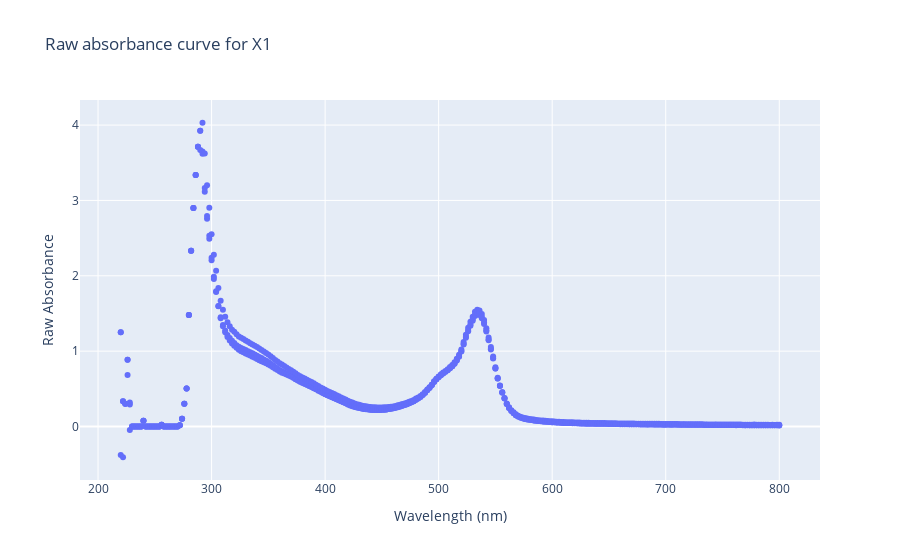
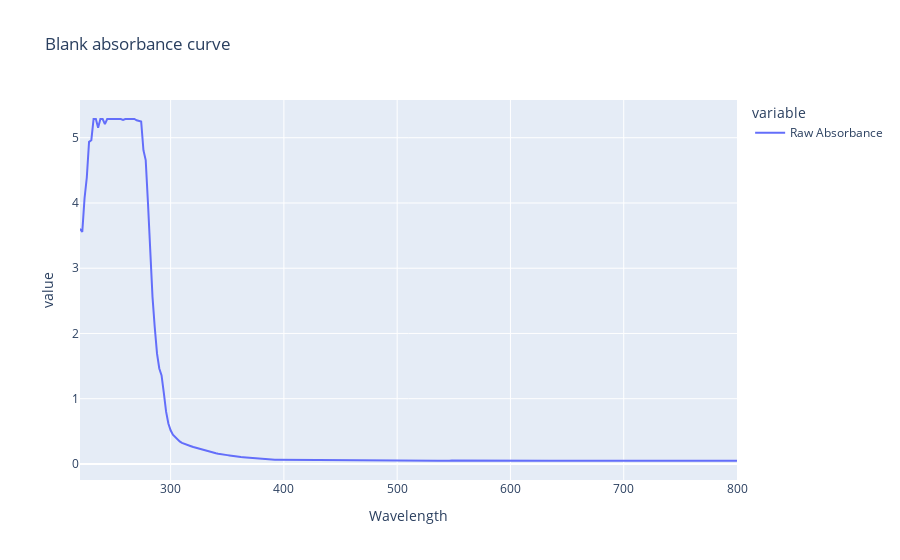

Notebook code for these charts, in order:
### Code cell
df_X1, mean_abs_blank_X1 = calculate_corrected_absorbance(df_sample)

fig = px.scatter( df_X1, 
                 x = "Wavelength", 
                 y = "Raw Absorbance", 
                 labels={
                     "Wavelength": "Wavelength (nm)",
                 },
                 title = "Raw absorbance curve for X1")
fig.show()

fig = px.line( mean_abs_blank_X1, 
                 title = "Blank absorbance curve")
fig.show()

fig = px.scatter( df_X1, 
                 x = "Wavelength", 
                 y = "Absorbance", 
                 labels={
                     "Wavelength": "Wavelength (nm)",
                 },
                 title = "Corrected absorbance curve for X1")
fig.show()

### Figure 1 — Plotly figure (JSON) as saved in the notebook; plotly's stock layout.template omitted (floating-point values rounded to 4 significant figures; data arrays with more than 128 entries replaced by an {"elided": "..."} marker saying what was removed)
{"data": [{"hovertemplate": "Wavelength (nm)=%{x}<br>Raw Absorbance=%{y}<extra></extra>", "legendgroup": "", "marker": {"color": "#636efa", "symbol": "circle"}, "mode": "markers", "name": "", "orientation": "v", "showlegend": false, "type": "scatter", "x": {"elided": "873 int values"}, "xaxis": "x", "y": {"elided": "873 float values"}, "yaxis": "y"}], "layout": {"legend": {"tracegroupgap": 0}, "title": {"text": "Raw absorbance curve for X1"}, "xaxis": {"anchor": "y", "domain": [0, 1], "title": {"text": "Wavelength (nm)"}}, "yaxis": {"anchor": "x", "domain": [0, 1], "title": {"text": "Raw Absorbance"}}}}

### Figure 2 — Plotly figure (JSON) as saved in the notebook; plotly's stock layout.template omitted (floating-point values rounded to 4 significant figures; data arrays with more than 128 entries replaced by an {"elided": "..."} marker saying what was removed)
{"data": [{"hovertemplate": "variable=Raw Absorbance<br>Wavelength=%{x}<br>value=%{y}<extra></extra>", "legendgroup": "Raw Absorbance", "line": {"color": "#636efa", "dash": "solid"}, "marker": {"symbol": "circle"}, "mode": "lines", "name": "Raw Absorbance", "orientation": "v", "showlegend": true, "type": "scatter", "x": {"elided": "291 int values"}, "xaxis": "x", "y": {"elided": "291 float values"}, "yaxis": "y"}], "layout": {"legend": {"title": {"text": "variable"}, "tracegroupgap": 0}, "title": {"text": "Blank absorbance curve"}, "xaxis": {"anchor": "y", "domain": [0, 1], "title": {"text": "Wavelength"}}, "yaxis": {"anchor": "x", "domain": [0, 1], "title": {"text": "value"}}}}
